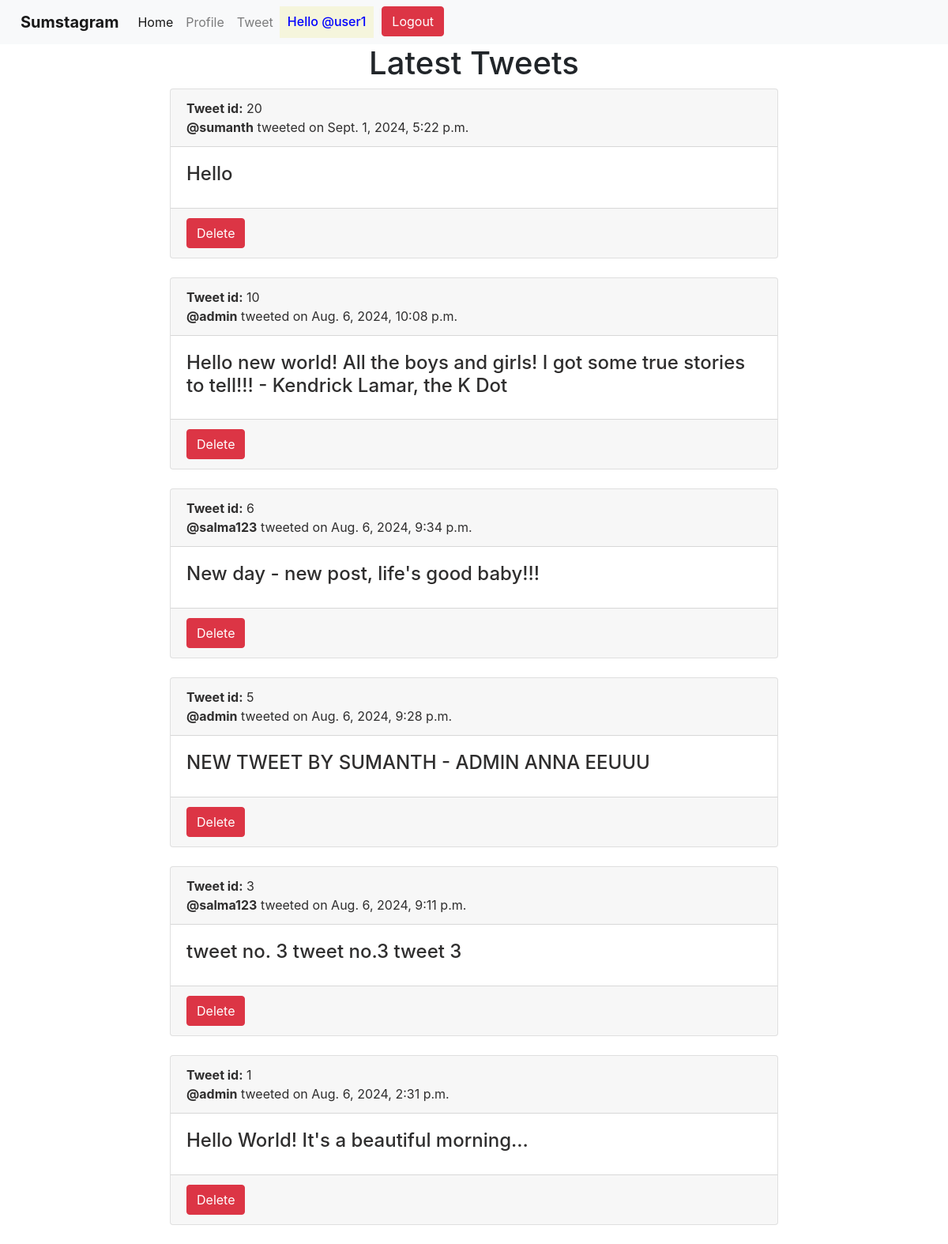
Screenshot of / (signed in) with the database file from the repository.
### app1/models.py (models this page shows, shortened)
class Tweet(models.Model):
    usern = models.CharField(max_length=20)
    date = models.DateTimeField(auto_now_add=True)
    tweet = models.CharField(max_length=300)
    likes = models.ManyToManyField(User, related_name="post_likes")
    dislikes = models.ManyToManyField(User, related_name="post_dislikes")

### app1/views.py (the view)
# urls.py: path("", views.render_home, name="home"),
def render_home(request):
    all = Tweet.objects.all()[::-1]
    print(request.user)
    return render(request, "index.html", {"all": all})

### templates/index.html (shortened to what this page needs)
<!DOCTYPE html>
<html lang="en">
<!doctype html>
<html lang="en">
<head>
    <link href="https://cdn.jsdelivr.net/npm/bootstrap@5.3.3/dist/css/bootstrap.min.css" rel="stylesheet"
>
</head>
<body>
    {% include 'navbar.html' %}
    <h1 align="center">Latest Tweets</h1>
    {% for j in all %}
    <div class="container col-lg-8">
        <div class="card">
    <a href="{% url 'display' j.id %}" style="text-decoration: none; color: rgb(47, 46, 46)">
    <div class="card-header">
        <strong>Tweet id:</strong> {{ j.id }} <br> <strong>@{{ j.usern }}</strong> tweeted on {{ j.date }}
    </div>
    <div class="card-body">
        <h4>{{ j.tweet }}</h4>
    </div>
    </a>
    <div class="card-footer">
    <a href="{% url 'delete' j.id %}"><button class="btn btn-danger">Delete</button></a>
    </div>
    </div>
</div>
    <br>
    {% endfor %}
</body>
</html>
</html>

### templates/navbar.html (shortened to what this page needs)
<link rel="stylesheet" href="https://cdn.jsdelivr.net/npm/bootstrap@4.0.0/dist/css/bootstrap.min.css">
<nav class="navbar navbar-expand-lg navbar-light bg-light">
  <a class="navbar-brand" href="{% url 'home' %}" style="padding-left: 10px;"><strong>Sumstagram</strong></a>
  <div class="collapse navbar-collapse" id="navbarSupportedContent">
    <ul class="navbar-nav mr-auto">
      <li class="nav-item active">
        <a class="nav-link" href="{% url 'home' %}">Home</a>
      </li>
      <li class="nav-item">
        <a class="nav-link" href="{% url 'profile' %}">Profile</a>
      </li>
      <li class="nav-item">
        <a class="nav-link" href="{% url 'create' %}">Tweet</a>
      </li>
      {% if request.user.is_authenticated %}
      <div style="background-color: beige; border: 10px">
      <h6 align="center" style="padding-top: 10px; padding-left: 10px; padding-right: 10px; color: blue">Hello @{{ request.user.username }}</h6>
    </div>
      <li >
        <a href="{% url 'logout' %}" style="padding-left: 10px;">
        <button class="btn btn-danger my-2 my-sm-0" type="submit">Logout</button>
      </a>
      </li>
      {% endif %}
    </ul>
  </div>
</nav>

### rows the page displays
Tweet: id "20", usern "sumanth", date "Sept. 1, 2024, 5:22 p.m.", tweet "Hello"
Tweet: id "10", usern "admin", date "Aug. 6, 2024, 10:08 p.m.", tweet "Hello new world! All the boys and girls! I got some true stories to tell!!! - Kendrick Lamar, the K Dot"
Tweet: id "6", usern "salma123", date "Aug. 6, 2024, 9:34 p.m.", tweet "New day - new post, life's good baby!!!"
Tweet: id "5", usern "admin", date "Aug. 6, 2024, 9:28 p.m.", tweet "NEW TWEET BY SUMANTH - ADMIN ANNA EEUUU"
Tweet: id "3", usern "salma123", date "Aug. 6, 2024, 9:11 p.m.", tweet "tweet no. 3 tweet no.3 tweet 3"
Tweet: id "1", usern "admin", date "Aug. 6, 2024, 2:31 p.m.", tweet "Hello World! It's a beautiful morning..."

### other values shown
{{ request.user.username }} "user1"
